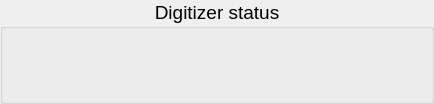
      <widget class="QGroupBox" name="groupBox_6" >
       <property name="maximumSize" >
        <size>
         <width>16777215</width>
         <height>100</height>
        </size>
       </property>
       <property name="font" >
        <font>
         <pointsize>14</pointsize>
        </font>
       </property>
       <property name="title" >
        <string>Digitizer status</string>
       </property>
       <property name="alignment" >
        <set>Qt::AlignHCenter</set>
       </property>
       <layout class="QHBoxLayout" >
        <property name="spacing" >
         <number>2</number>
        </property>
        <item>
         <widget class="CAImageMbbi" name="CAImageMbbi_200" >
          <property name="minimumSize" >
           <size>
            <width>100</width>
            <height>50</height>
           </size>
          </property>
          <property name="maximumSize" >
           <size>
            <width>149</width>
            <height>50</height>
           </size>
          </property>
          <property name="pvname" >
           <string>RBA_DIG_STAT</string>
          </property>
          <property name="dmode" stdset="0" >
           <enum>CAImageMbbi::TrueFalse</enum>
          </property>
          <property name="zrpxm" stdset="0" >
           <pixmap/>
          </property>
          <property name="onpxm" stdset="0" >
           <pixmap/>
          </property>
          <property name="twpxm" stdset="0" >
           <pixmap/>
          </property>
          <property name="thpxm" stdset="0" >
           <pixmap/>
          </property>
          <property name="frpxm" stdset="0" >
           <pixmap/>
          </property>
          <property name="falsepxm" stdset="0" >
           <pixmap resource="../bin/application.qrc" >:/images/RBA_dig_reset_inact.png</pixmap>
          </property>
          <property name="truepxm" stdset="0" >
           <pixmap resource="../bin/application.qrc" >:/images/RBA_dig_reset_act.png</pixmap>
          </property>
          <property name="index" >
           <number>0</number>
          </property>
         </widget>
        </item>
        <item>
         <widget class="CAImageMbbi" name="CAImageMbbi_199" >
          <property name="minimumSize" >
           <size>
            <width>100</width>
            <height>50</height>
           </size>
          </property>
          <property name="maximumSize" >
           <size>
            <width>149</width>
            <height>50</height>
           </size>
          </property>
          <property name="pvname" >
           <string>RBA_DIG_STAT</string>
          </property>
          <property name="dmode" stdset="0" >
           <enum>CAImageMbbi::TrueFalse</enum>
          </property>
          <property name="zrpxm" stdset="0" >
           <pixmap/>
          </property>
          <property name="onpxm" stdset="0" >
           <pixmap/>
          </property>
          <property name="twpxm" stdset="0" >
           <pixmap/>
          </property>
          <property name="thpxm" stdset="0" >
           <pixmap/>
          </property>
          <property name="frpxm" stdset="0" >
           <pixmap/>
          </property>
          <property name="falsepxm" stdset="0" >
           <pixmap resource="../bin/application.qrc" >:/images/RBA_dig_start_inact.png</pixmap>
          </property>
          <property name="truepxm" stdset="0" >
           <pixmap resource="../bin/application.qrc" >:/images/RBA_dig_start_act.png</pixmap>
          </property>
          <property name="index" >
           <number>1</number>
          </property>
         </widget>
        </item>
        <item>
         <widget class="CAImageMbbi" name="CAImageMbbi_202" >
          <property name="minimumSize" >
           <size>
            <width>100</width>
            <height>50</height>
           </size>
          </property>
          <property name="maximumSize" >
           <size>
            <width>149</width>
            <height>50</height>
           </size>
          </property>
          <property name="pvname" >
           <string>RBA_DIG_STAT</string>
          </property>
          <property name="dmode" stdset="0" >
           <enum>CAImageMbbi::TrueFalse</enum>
          </property>
          <property name="zrpxm" stdset="0" >
           <pixmap/>
          </property>
          <property name="onpxm" stdset="0" >
           <pixmap/>
          </property>
          <property name="twpxm" stdset="0" >
           <pixmap/>
          </property>
          <property name="thpxm" stdset="0" >
           <pixmap/>
          </property>
          <property name="frpxm" stdset="0" >
           <pixmap/>
          </property>
          <property name="falsepxm" stdset="0" >
           <pixmap resource="../bin/application.qrc" >:/images/RBA_dig_acquire_inact.png</pixmap>
          </property>
          <property name="truepxm" stdset="0" >
           <pixmap resource="../bin/application.qrc" >:/images/RBA_dig_acquire_act.png</pixmap>
          </property>
          <property name="index" >
           <number>2</number>
          </property>
         </widget>
        </item>
        <item>
         <widget class="CAImageMbbi" name="CAImageMbbi_201" >
          <property name="minimumSize" >
           <size>
            <width>100</width>
            <height>50</height>
           </size>
          </property>
          <property name="maximumSize" >
           <size>
            <width>149</width>
            <height>50</height>
           </size>
          </property>
          <property name="pvname" >
           <string>RBA_DIG_STAT</string>
          </property>
          <property name="dmode" stdset="0" >
           <enum>CAImageMbbi::TrueFalse</enum>
          </property>
          <property name="zrpxm" stdset="0" >
           <pixmap/>
          </property>
          <property name="onpxm" stdset="0" >
           <pixmap/>
          </property>
          <property name="twpxm" stdset="0" >
           <pixmap/>
          </property>
          <property name="thpxm" stdset="0" >
           <pixmap/>
          </property>
          <property name="frpxm" stdset="0" >
           <pixmap/>
          </property>
          <property name="falsepxm" stdset="0" >
           <pixmap resource="../bin/application.qrc" >:/images/RBA_dig_error_inact.png</pixmap>
          </property>
          <property name="truepxm" stdset="0" >
           <pixmap resource="../bin/application.qrc" >:/images/RBA_dig_error_act.png</pixmap>
          </property>
          <property name="index" >
           <number>3</number>
          </property>
         </widget>
        </item>
       </layout>
      </widget>
